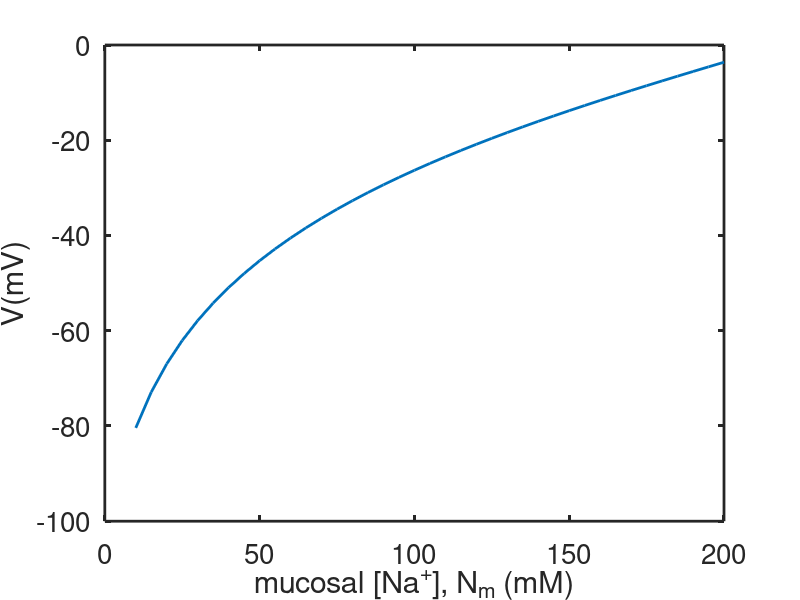
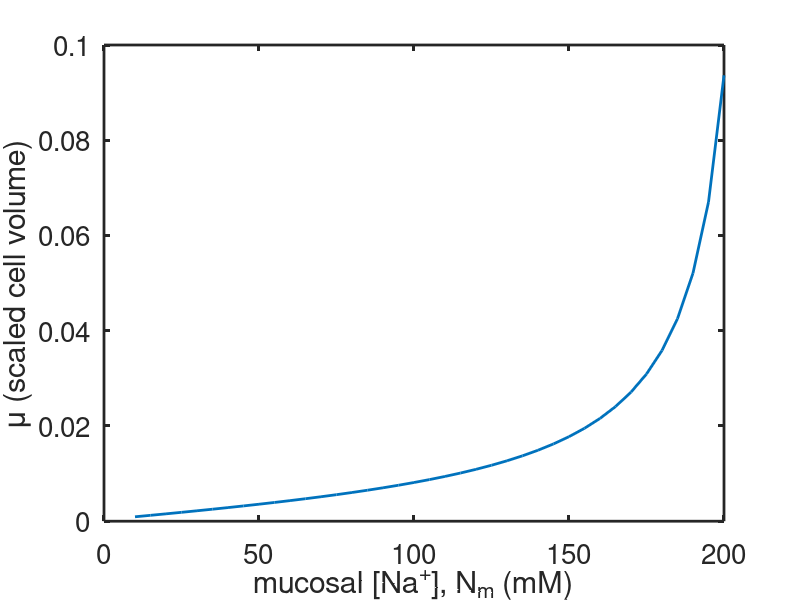

Reproduce these figures in MATLAB, in order.
%-------------------------------------------------------------------

% Matlab code for solving the KJU model of a Na-transporting cell. The
% nonlinear equations are solved using a bisection method.

% For Chapter 2, Fig. 2.21 of
% Keener and Sneyd, Mathematical Physiology, 3rd Edition, Springer.

% Written by James Keener and James Sneyd

%-------------------------------------------------------------------
function KJU_via_bisection
clear all
close all
clc
set(0,                           ...
   'defaultaxesfontsize', 20,   ...
   'defaultaxeslinewidth', 2.0, ...
   'defaultlinelinewidth', 2.0);

global  Ks Cs z rhon rhok Nm

% set parameters
 Ks = 2.5;
 Cs = 122.5;
  z = -2;
  rhon = 1.501;
  rhok = 1.01;
  RTbyF = 25.8;
Nmset = [10:5:200];

for j = 1:length(Nmset)
    Nm = Nmset(j);
    % guess a lower bound for the root
a = -3.5;

% guess an upper bound for the speed
b = -0.01;
     V(j) = bisect(@feval,a,b);
end
mu= KJUans(V);

figure(2)
plot(Nmset,mu,'linewidth',2)
xlabel('mucosal [Na^+], N_m (mM)')
ylabel('\mu (scaled cell volume)')

figure(1)
plot(Nmset,RTbyF*V,'linewidth',2)
xlabel('mucosal [Na^+], N_m (mM)')
ylabel('V(mV)')

end % of main


%%
function root = bisect(feval,a,b)

ul = a;
fl = feval(ul);
uu = b;
fu = feval(uu);

% we make the assumption, without checking, that
% fu*fl<0

% if not, the algoritm fails to find a root.

N = 25;  % number of iterates
% the main bisection algorithm
for j = 1:N
u = (ul+uu)/2;
fc = feval(u);
ftest = (fc*fl>=0);
ul = ftest*u+(1-ftest)*ul;
fl = ftest*fc + (1-ftest)*fl;

uu = (1-ftest)*u+ ftest*uu;
fu = (1-ftest)*fc + ftest*fu;
end
root = u;
end


%%
function f=feval(v)
global Nm Ks Cs z rhon rhok

%parameters
 Ns = Cs - Ks;
 dum = exp(-v);
 Ci = Cs./dum;

Ni= v.*Nm.*dum./(v + 3*rhon.*(1-dum)) ;
Ki =  Ks*dum + 2*rhok*Ni.*(1-dum)./v;
mu = -z./(Ni+Ki-Ci) ;
f=Ni+Ki+Ci + 1./mu - (Ns+Ks+Cs);
end

%%
function mu = KJUans(v)
global Nm Ks Cs z rhon rhok
 Ns = Cs - Ks;
 dum = exp(-v);
 Ci = Cs./dum;

Ni= v.*Nm.*dum./(v + 3*rhon.*(1-dum)) ;%Ni
Ki =  Ks*dum + 2*rhok*Ni.*(1-dum)./v; %Ki
mu = -z./(Ni+Ki-Ci) ; %mu

end
